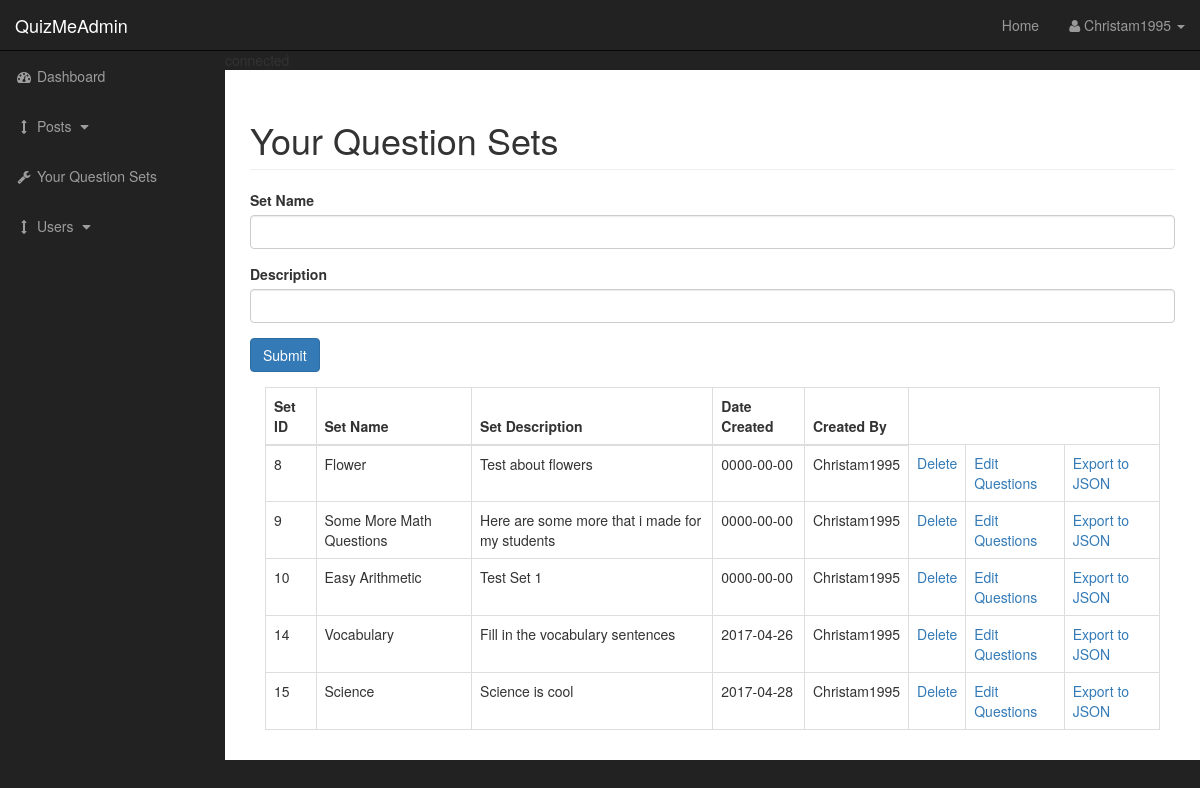
/admin/setcreator.php (signed in), run on the app's committed database.
### tables this page shows
CREATE TABLE `setlist` (
  `set_id` int(11) NOT NULL AUTO_INCREMENT,
  `setname` varchar(255) NOT NULL,
  `setdescription` varchar(255) NOT NULL,
  `datecreated` date DEFAULT NULL,
  `username` varchar(18) NOT NULL,
  PRIMARY KEY (`set_id`)
);

### admin/setcreator.php (the view, shortened to what this page needs)
<?php include "includes/header.php"; ?>
    <div id="wrapper">
        <?php include "includes/navigation.php"; ?>
        <div id="page-wrapper">
            <div class="container-fluid">
                <div class="row">
                    <div class="col-lg-12">
                        <h1 class="page-header">
                            Your Question Sets
                        </h1>
                        <div class="row">
                        <div class="col-xs-12">
                        <form action="" method="post">
                            <label for="cat-title">Set Name</label>
                            <div class="form-group">
                                <input class="form-control" type="text" name="setname">
                            </div>
                            <label for="cat-title">Description</label>
                            <div class="form-group">
                                <input class="form-control" type="text" name="setdescription">
                            </div>
                        </div>
                        </div>
                            <div class="form-group">
                                <input class="btn btn-primary" type="submit" name="submit" value = "Submit">
                            </div>
                        </div>
                    </div>
                        <div class="col-xs-12">
                                    <?php
                        $query = "SELECT * FROM setlist WHERE username = '{$_SESSION['username']}'";
                        $select_setList_query = mysqli_query($connection, $query);
                        ?>
                            <table class="table table-bordered table-hover">
                                <thead>
                                    <tr>
                                        <th>Set ID</th>
                                        <th>Set Name</th>
                                        <th>Set Description</th>
                                        <th>Date Created</th>
                                        <th>Created By</th>
                                    </tr>
                                </thead>
                                <tbody>
                                    <?php
                                    while($row = mysqli_fetch_assoc($select_setList_query)){
                                    echo "<tr>";
                                    $set_id = $row['set_id'];
                                    $set_name = $row['setname'];
                                    $set_description = $row['setdescription'];
                                    $date_created = $row['datecreated'];
                                    $username = $row['username'];
                                    echo "<td>{$set_id}</td>";
                                    echo "<td>{$set_name}</td>";
                                    echo "<td>{$set_description}</td>";
                                    echo "<td>{$date_created}</td>";
                                    echo "<td>{$username}</td>";
                                    echo "<td><a href='setcreator.php?delete={$set_id}'>Delete</a></td>";
                                    echo "<td><a href='questions.php?setid={$set_id}'>Edit Questions</a></td>";
                                    echo "<td><a href='setcreator.php?export={$set_id}'>Export to JSON</a></td>";
                                    echo "</tr>";
                                    }
                                    ?>
                                </tbody>
                            </table>
                        </div>
                    </div>
                </div>
            </div>
<?php include "includes/footer.php" ?>

### admin/css/sb-admin.css (style rules this page uses)
body { margin-top: 100px; background-color: #222; }
@media (min-width:768px) { body { margin-top: 50px; } }
#wrapper { padding-left: 0; }
#page-wrapper { width: 100%; padding: 0; background-color: #fff; }
@media (min-width:768px) { #wrapper { padding-left: 225px; } }
@media (min-width:768px) { #page-wrapper { padding: 10px; } }

### data on the page
setlist: set_id "8", setname "Flower", setdescription "Test about flowers", datecreated "0000-00-00", username "Christam1995"
setlist: set_id "9", setname "Some More Math Questions", setdescription "Here are some more that i made for my students", datecreated "0000-00-00", username "Christam1995"
setlist: set_id "10", setname "Easy Arithmetic", setdescription "Test Set 1", datecreated "0000-00-00", username "Christam1995"
setlist: set_id "14", setname "Vocabulary", setdescription "Fill in the vocabulary sentences", datecreated "2017-04-26", username "Christam1995"
setlist: set_id "15", setname "Science", setdescription "Science is cool", datecreated "2017-04-28", username "Christam1995"

### other printed values
$_SESSION['username'] "Christam1995"
